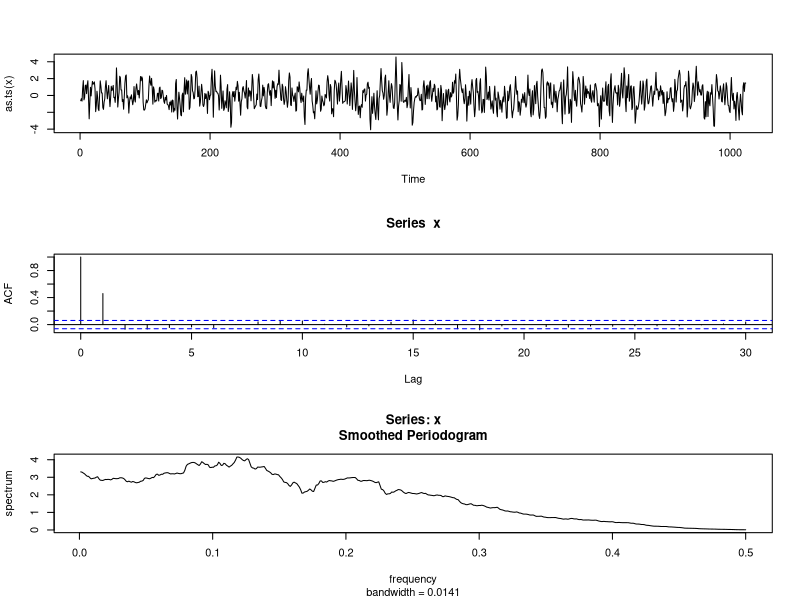
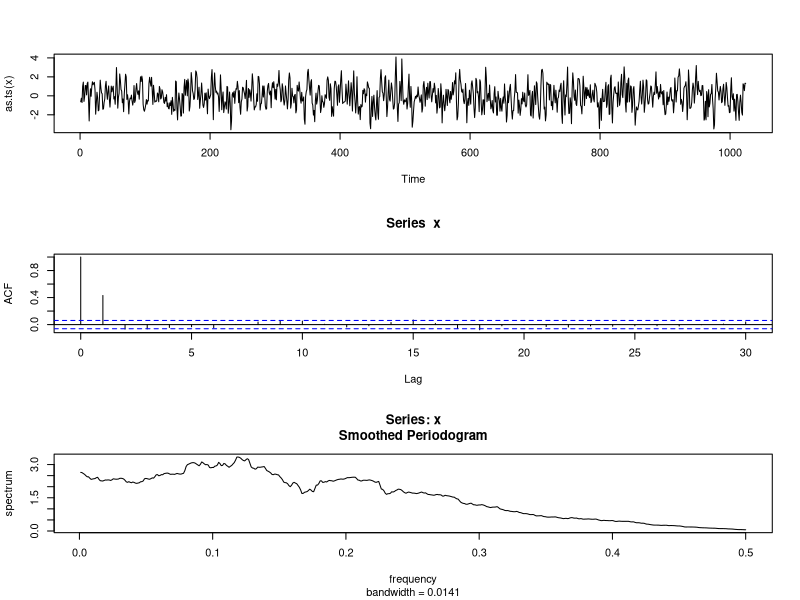
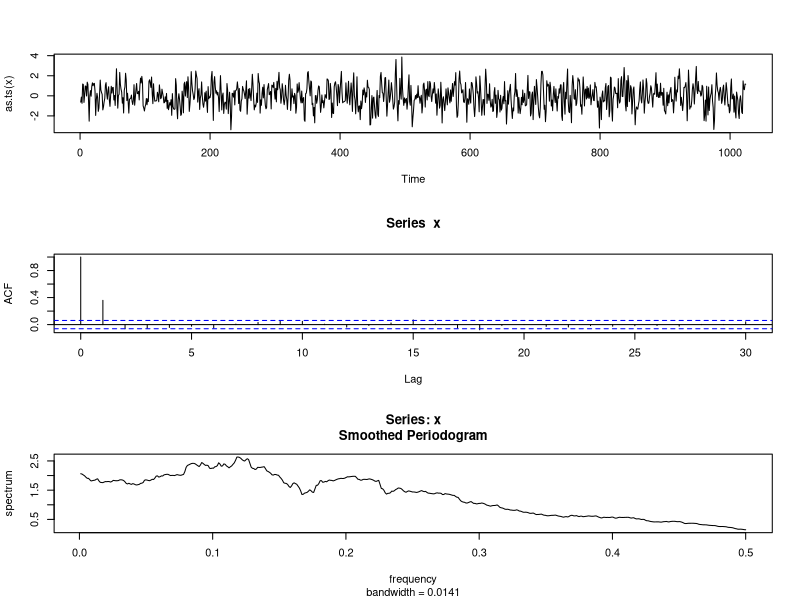
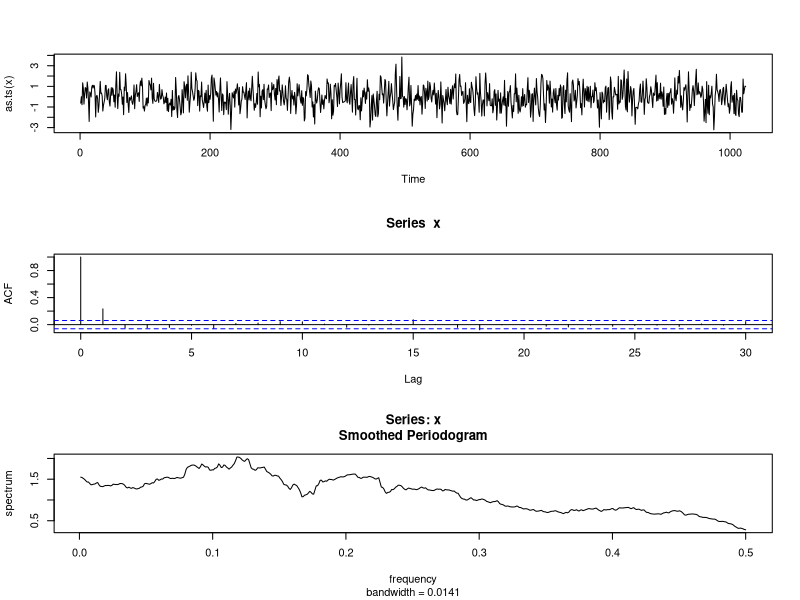
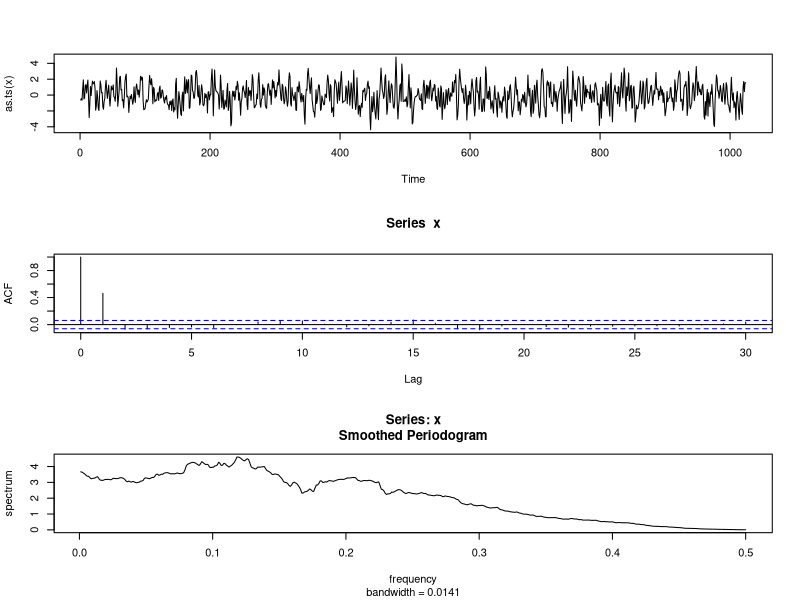
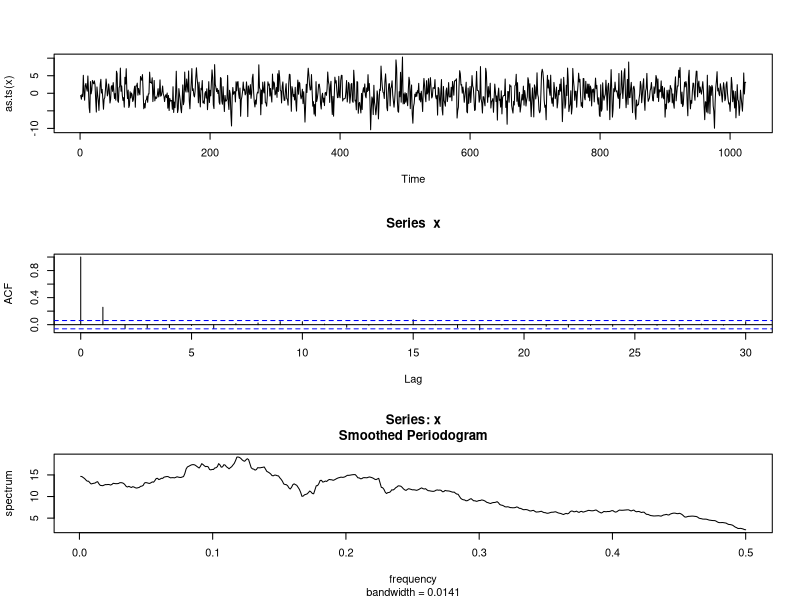

Here is the R script that generated these plots, in order:
## ---- chunk 1

# WN
# set.seed(1)
# x <- w <- rnorm(1024)
# for (t in 2:1024) x[t]<- w[t]
# layout(1:3)
# plot(as.ts(x))
# acf(x)
# spectrum(x, span = 51, log = c("no"))
# 
# # AR(1)
# set.seed(1)
# x <- w <- rnorm(1024)
# for (t in 2:1024) x[t]<- 0.9 * x[t-1] + w[t]
# layout(1:3)
# plot(as.ts(x))
# acf(x)
# spectrum(x, span = 51, log = c("no"))

# MA(1)
set.seed(1)
x <- w <- rnorm(1024)
# beta = 0.9
for (t in 2:1024) x[t]<- 0.9 * w[t-1] + w[t]
layout(1:3)
plot(as.ts(x))
acf(x)
spectrum(x, span = 51, log = c("no"))

# beta = 0.7
for (t in 2:1024) x[t]<- 0.7 * w[t-1] + w[t]
layout(1:3)
plot(as.ts(x))
acf(x)
spectrum(x, span = 51, log = c("no"))

# beta = 0.5
for (t in 2:1024) x[t]<- 0.5 * w[t-1] + w[t]
layout(1:3)
plot(as.ts(x))
acf(x)
spectrum(x, span = 51, log = c("no"))

# beta = 0.3
for (t in 2:1024) x[t]<- 0.3 * w[t-1] + w[t]
layout(1:3)
plot(as.ts(x))
acf(x)
spectrum(x, span = 51, log = c("no"))

# beta = 1
for (t in 2:1024) x[t]<- 1 * w[t-1] + w[t]
layout(1:3)
plot(as.ts(x))
acf(x)
spectrum(x, span = 51, log = c("no"))

# beta = 3
for (t in 2:1024) x[t]<- 3 * w[t-1] + w[t]
layout(1:3)
plot(as.ts(x))
acf(x)
spectrum(x, span = 51, log = c("no"))





